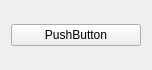
<?xml version="1.0" encoding="UTF-8"?>
<ui version="4.0">
 <class>Form</class>
 <widget class="QWidget" name="Form">
  <property name="geometry">
   <rect>
    <x>0</x>
    <y>0</y>
    <width>152</width>
    <height>70</height>
   </rect>
  </property>
  <property name="sizePolicy">
   <sizepolicy hsizetype="MinimumExpanding" vsizetype="MinimumExpanding">
    <horstretch>0</horstretch>
    <verstretch>0</verstretch>
   </sizepolicy>
  </property>
  <property name="windowTitle">
   <string>Form</string>
  </property>
  <layout class="QVBoxLayout" name="verticalLayout">
   <item>
    <widget class="QPushButton" name="pushButton">
     <property name="text">
      <string>PushButton</string>
     </property>
    </widget>
   </item>
  </layout>
 </widget>
 <resources/>
 <connections/>
</ui>
